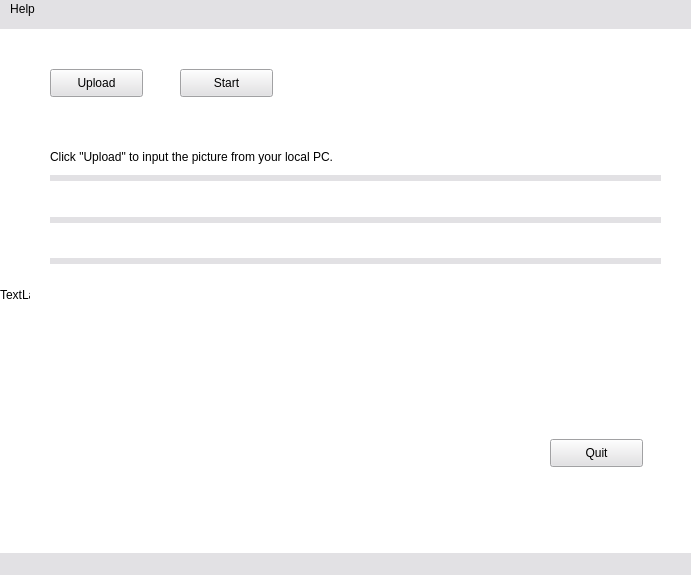
<?xml version="1.0" encoding="UTF-8"?>
<ui version="4.0">
 <class>MainWindow</class>
 <widget class="QMainWindow" name="MainWindow">
  <property name="geometry">
   <rect>
    <x>0</x>
    <y>0</y>
    <width>691</width>
    <height>575</height>
   </rect>
  </property>
  <property name="windowTitle">
   <string>Group_8</string>
  </property>
  <property name="styleSheet">
   <string notr="true">*{
background:#e2e1e4;
}
QFrame{
border:sold 10px rgba(0,0,0);
background:#fff
}</string>
  </property>
  <widget class="QWidget" name="centralwidget">
   <widget class="QFrame" name="frame">
    <property name="geometry">
     <rect>
      <x>30</x>
      <y>100</y>
      <width>641</width>
      <height>201</height>
     </rect>
    </property>
    <property name="frameShape">
     <enum>QFrame::StyledPanel</enum>
    </property>
    <property name="frameShadow">
     <enum>QFrame::Raised</enum>
    </property>
    <widget class="QWidget" name="">
     <property name="geometry">
      <rect>
       <x>20</x>
       <y>20</y>
       <width>611</width>
       <height>161</height>
      </rect>
     </property>
     <layout class="QVBoxLayout" name="verticalLayout">
      <item>
       <widget class="QLabel" name="label_2">
        <property name="styleSheet">
         <string notr="true">font: 75 11pt &quot;Bell MT&quot;;</string>
        </property>
        <property name="text">
         <string>Click &quot;Upload&quot; to input the picture from your local PC.</string>
        </property>
       </widget>
      </item>
      <item>
       <widget class="QLabel" name="label_3">
        <property name="styleSheet">
         <string notr="true">font: 75 11pt &quot;Bell MT&quot;;</string>
        </property>
        <property name="text">
         <string/>
        </property>
       </widget>
      </item>
      <item>
       <widget class="QLabel" name="label_4">
        <property name="styleSheet">
         <string notr="true">font: 75 11pt &quot;Bell MT&quot;;</string>
        </property>
        <property name="text">
         <string/>
        </property>
       </widget>
      </item>
      <item>
       <widget class="QLabel" name="label_5">
        <property name="styleSheet">
         <string notr="true">font: 75 11pt &quot;Bell MT&quot;;</string>
        </property>
        <property name="text">
         <string/>
        </property>
       </widget>
      </item>
     </layout>
    </widget>
   </widget>
   <widget class="QPushButton" name="pushButton_4">
    <property name="geometry">
     <rect>
      <x>550</x>
      <y>420</y>
      <width>93</width>
      <height>28</height>
     </rect>
    </property>
    <property name="sizePolicy">
     <sizepolicy hsizetype="Fixed" vsizetype="Fixed">
      <horstretch>0</horstretch>
      <verstretch>0</verstretch>
     </sizepolicy>
    </property>
    <property name="text">
     <string>Quit</string>
    </property>
   </widget>
   <widget class="QPushButton" name="pushButton">
    <property name="geometry">
     <rect>
      <x>180</x>
      <y>50</y>
      <width>93</width>
      <height>28</height>
     </rect>
    </property>
    <property name="sizePolicy">
     <sizepolicy hsizetype="Fixed" vsizetype="Fixed">
      <horstretch>0</horstretch>
      <verstretch>0</verstretch>
     </sizepolicy>
    </property>
    <property name="text">
     <string>Start</string>
    </property>
   </widget>
   <widget class="QPushButton" name="pushButton_3">
    <property name="geometry">
     <rect>
      <x>50</x>
      <y>50</y>
      <width>93</width>
      <height>28</height>
     </rect>
    </property>
    <property name="sizePolicy">
     <sizepolicy hsizetype="Fixed" vsizetype="Fixed">
      <horstretch>0</horstretch>
      <verstretch>0</verstretch>
     </sizepolicy>
    </property>
    <property name="text">
     <string>Upload</string>
    </property>
   </widget>
   <widget class="QLabel" name="label">
    <property name="geometry">
     <rect>
      <x>0</x>
      <y>10</y>
      <width>691</width>
      <height>531</height>
     </rect>
    </property>
    <property name="styleSheet">
     <string notr="true">border-image:url(:/figure/lake.jpg)</string>
    </property>
    <property name="text">
     <string>TextLabel</string>
    </property>
    <property name="wordWrap">
     <bool>false</bool>
    </property>
   </widget>
   <zorder>label</zorder>
   <zorder>frame</zorder>
   <zorder>pushButton_4</zorder>
   <zorder>pushButton</zorder>
   <zorder>pushButton_3</zorder>
  </widget>
  <widget class="QStatusBar" name="statusbar"/>
  <widget class="QMenuBar" name="menuBar">
   <property name="geometry">
    <rect>
     <x>0</x>
     <y>0</y>
     <width>691</width>
     <height>26</height>
    </rect>
   </property>
   <widget class="QMenu" name="menuHelp">
    <property name="title">
     <string>Help</string>
    </property>
    <addaction name="actiondoc"/>
   </widget>
   <addaction name="menuHelp"/>
  </widget>
  <action name="actiondoc">
   <property name="text">
    <string>doc</string>
   </property>
  </action>
 </widget>
 <resources>
  <include location="lps.qrc"/>
 </resources>
 <connections/>
</ui>
